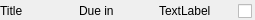
<?xml version="1.0" encoding="UTF-8"?>
<ui version="4.0">
 <class>Form</class>
 <widget class="QWidget" name="Form">
  <property name="geometry">
   <rect>
    <x>0</x>
    <y>0</y>
    <width>255</width>
    <height>20</height>
   </rect>
  </property>
  <property name="windowTitle">
   <string>Form</string>
  </property>
  <widget class="QWidget" name="layoutWidget">
   <property name="geometry">
    <rect>
     <x>0</x>
     <y>0</y>
     <width>311</width>
     <height>22</height>
    </rect>
   </property>
   <layout class="QHBoxLayout" name="horizontalLayout">
    <item>
     <widget class="BodyLabel" name="title_label">
      <property name="text">
       <string>Title</string>
      </property>
     </widget>
    </item>
    <item>
     <widget class="BodyLabel" name="due_in_label">
      <property name="text">
       <string>Due in</string>
      </property>
     </widget>
    </item>
    <item>
     <widget class="BodyLabel" name="prioritize_label">
      <property name="text">
       <string>TextLabel</string>
      </property>
     </widget>
    </item>
    <item>
     <widget class="CheckBox" name="completed_label">
      <property name="text">
       <string> </string>
      </property>
     </widget>
    </item>
   </layout>
  </widget>
 </widget>
 <customwidgets>
  <customwidget>
   <class>CheckBox</class>
   <extends>QCheckBox</extends>
   <header>qfluentwidgets</header>
  </customwidget>
  <customwidget>
   <class>BodyLabel</class>
   <extends>QLabel</extends>
   <header>qfluentwidgets</header>
  </customwidget>
 </customwidgets>
 <resources/>
 <connections/>
</ui>
